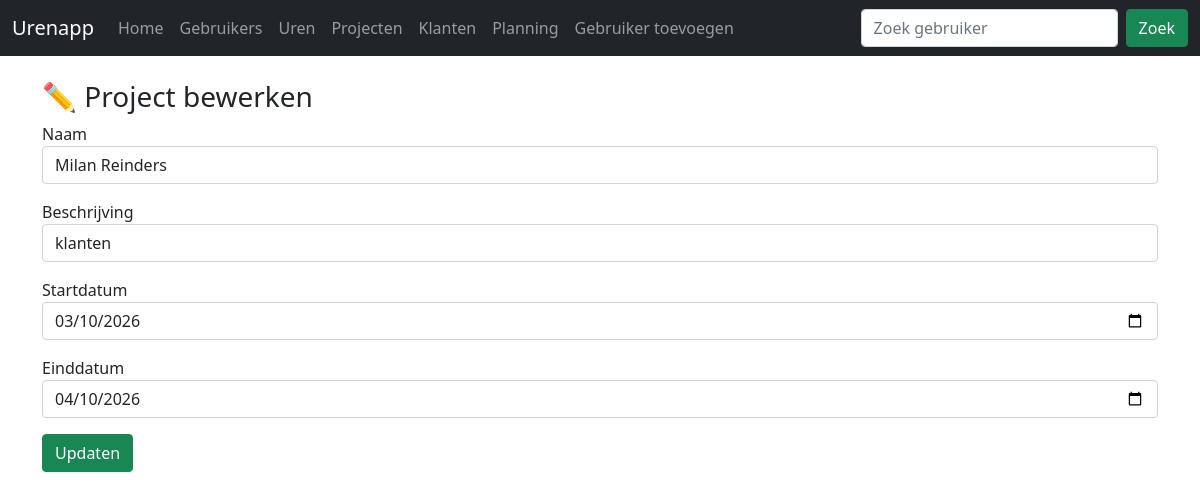
Page /projecten/edit-project.php?id=1 on the committed database.
### tables this page shows
CREATE TABLE IF NOT EXISTS `projecten` (
  `id` int NOT NULL AUTO_INCREMENT,
  `naam` varchar(255) NOT NULL,
  `beschrijving` text NOT NULL,
  `startdatum` date NOT NULL,
  `einddatum` date NOT NULL,
  PRIMARY KEY (`id`)
);

### projecten/edit-project.php (the view, shortened to what this page needs)
<?php
require '../dbcon.php';
?>
<!doctype html>
<html>
<head>
    <link href="https://cdn.jsdelivr.net/npm/bootstrap@5.1.3/dist/css/bootstrap.min.css" rel="stylesheet">
</head>
<body>
<?php include '../navbar.php'; ?>
<div class="container mt-4">
<h3>✏️ Project bewerken</h3>
<?php
$id = $_GET['id'];
$query = "SELECT * FROM projecten WHERE id='$id'";
$result = mysqli_query($con, $query);
$project = mysqli_fetch_assoc($result);
?>
<form action="../code.php" method="POST">
<div class="mb-3">
    <label>Naam</label>
    <input type="text" name="naam" value="<?= $project['naam']; ?>" class="form-control">
</div>
<div class="mb-3">
    <label>Beschrijving</label>
    <input type="text" name="beschrijving" value="<?= $project['beschrijving']; ?>" class="form-control">
</div>
<div class="mb-3">
    <label>Startdatum</label>
    <input type="date" name="startdatum" value="<?= $project['startdatum']; ?>" class="form-control">
</div>
<div class="mb-3">
    <label>Einddatum</label>
    <input type="date" name="einddatum" value="<?= $project['einddatum']; ?>" class="form-control">
</div>
<button type="submit" name="update_project" class="btn btn-success">
    Updaten
</button>
</form>
</div>
</body>
</html>

### rows in the picture
projecten: naam "Milan Reinders", beschrijving "klanten", startdatum "03/10/2026", einddatum "04/10/2026"
